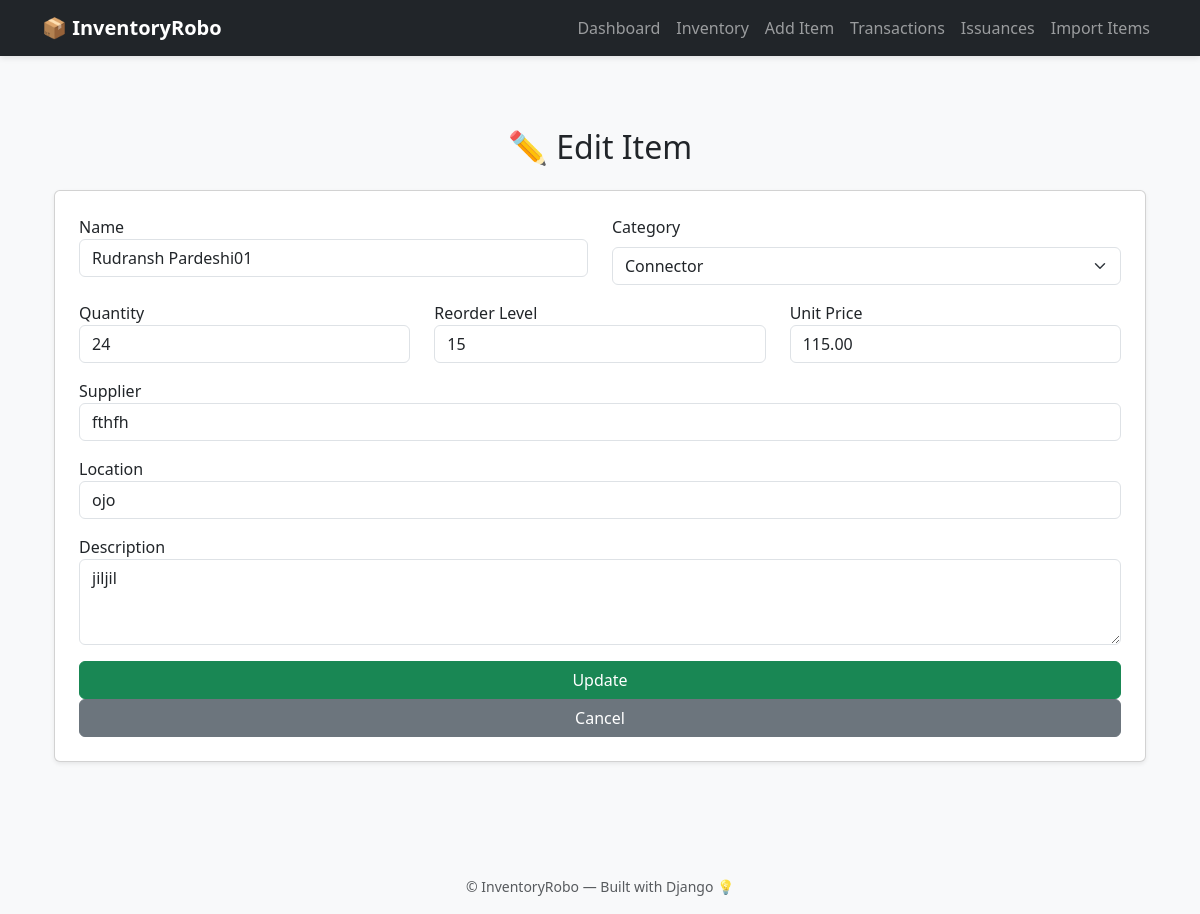
/edit/2/, run on an earlier commit of the app's database.
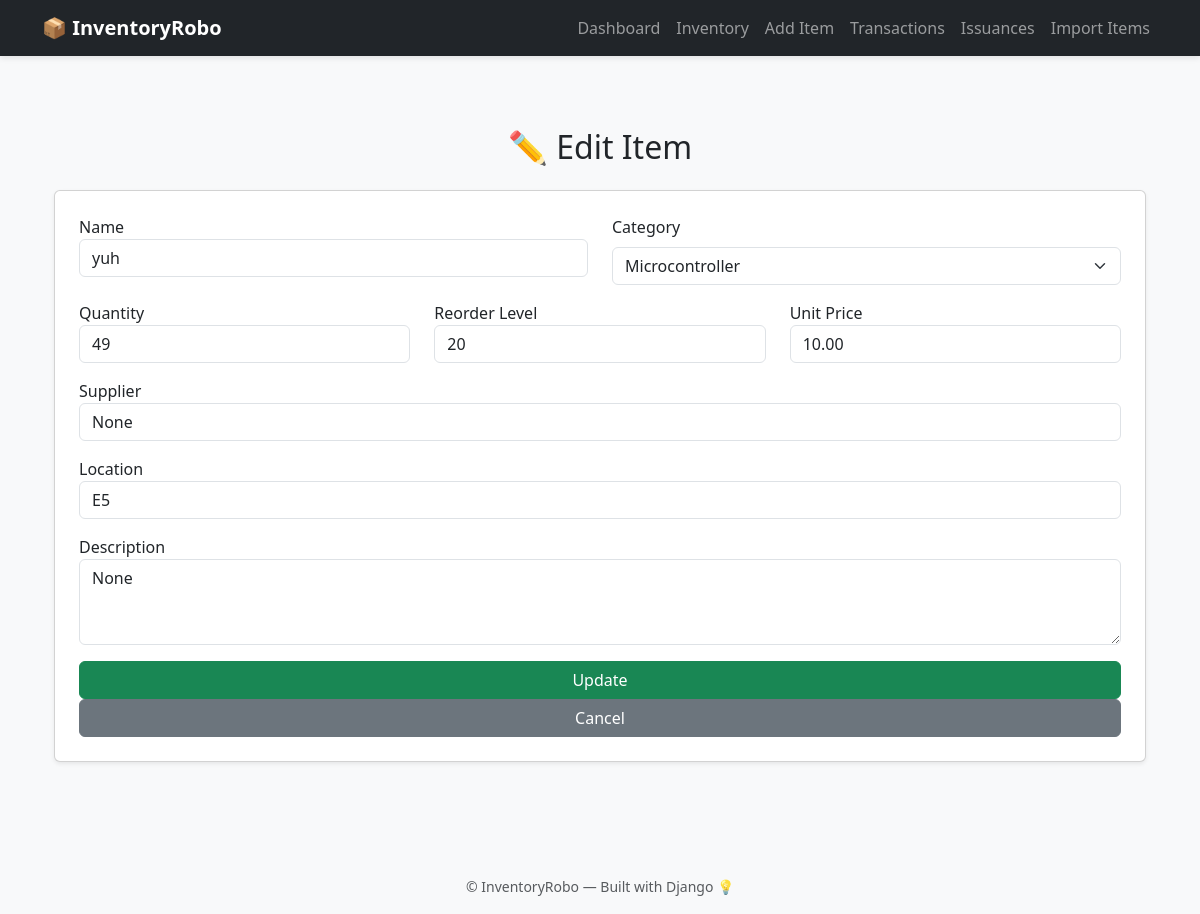
And on a later commit of the database.
### inventory/models.py (models this page shows, shortened)
class Item(models.Model):
    serial_no = models.PositiveIntegerField(unique=True, blank=True, null=True)
    name = models.CharField(max_length=100)
    category = models.CharField(max_length=50, choices=CATEGORY_CHOICES)
    custom_category = models.CharField(max_length=100, blank=True, null=True)
    quantity = models.PositiveIntegerField(default=0)
    reorder_level = models.PositiveIntegerField(default=5)
    unit_price = models.DecimalField(max_digits=10, decimal_places=2)
    supplier = models.CharField(max_length=100, blank=True, null=True)
    location = models.CharField(max_length=100, blank=True, null=True)
    description = models.TextField(blank=True, null=True)
    created_at = models.DateTimeField(auto_now_add=True)
    storage_location = models.CharField(max_length=10, blank=True, null=True, editable=False)

### inventory/views.py (the view, shortened to what this page needs)
# urls.py: path('edit/<int:item_id>/', views.edit_item, name='edit_item'),
def edit_item(request, item_id):
    item = get_object_or_404(Item, id=item_id)
    return render(request, 'inventory/edit_item.html',{
        'item': item,
        'CATEGORIES': get_all_categories(),
    }) #

### inventory/utils.py (called while the page is built)
def get_all_categories():
    return (
        Item.objects
        .exclude(category__isnull=True)
        .exclude(category__exact='')
        .values_list('category', flat=True)
        .distinct()
        .order_by('category')
    )

### inventory/templates/inventory/edit_item.html (shortened to what this page needs)
{% extends 'inventory/base.html' %}
{% load static %}
{% block content %}
<div class="container py-5">
    <h2 class="text-center mb-4">✏️ Edit Item</h2>
    <form method="POST" class="card p-4 shadow-sm">
        <div class="row">
            <div class="col-md-6 mb-3">
                <label>Name</label>
                <input type="text" name="name" class="form-control" value="{{ item.name }}" required>
            </div>
            <div class="col-md-6 mb-3">
                <label for="category" class="form-label">Category</label>
                <select id="category" name="category" class="form-select" onchange="toggleCustomCategory(this)"
                    required>
                    {% for cat in CATEGORIES %}
                    <option value="{{ cat }}" {% if item.category == cat %}selected{% endif %}>
                        {{ cat }}
                    </option>
                    {% endfor %}
                </select>
                </div>
            </div>
            <div class="row">
                <div class="col-md-4 mb-3">
                    <label>Quantity</label>
                    <input type="number" name="quantity" class="form-control" value="{{ item.quantity }}" required>
                </div>
                <div class="col-md-4 mb-3">
                    <label>Reorder Level</label>
                    <input type="number" name="reorder_level" class="form-control" value="{{ item.reorder_level }}"
                        required>
                </div>
                <div class="col-md-4 mb-3">
                    <label>Unit Price</label>
                    <input type="number" step="0.01" name="unit_price" class="form-control"
                        value="{{ item.unit_price }}" required>
                </div>
            </div>
            <div class="mb-3">
                <label>Supplier</label>
                <input type="text" name="supplier" class="form-control" value="{{ item.supplier }}">
            </div>
            <div class="mb-3">
                <label>Location</label>
                <input type="text" name="location" class="form-control" value="{{ item.location }}">
            </div>
            <div class="mb-3">
                <label>Description</label>
                <textarea name="description" class="form-control" rows="3">{{ item.description }}</textarea>
            </div>
            <button type="submit" class="btn btn-success">Update</button>
            <a href="{% url 'inventory_list' %}" class="btn btn-secondary">Cancel</a>
    </form>
</div>
{% endblock %}

What changed in the data, as far as the page shows it:
changed Item: name "Rudransh Pardeshi01" → "yuh"; category "Connector" → "Microcontroller"; quantity "24" → "49"; reorder_level "15" → "20"; unit_price "115.00" → "10.00"; supplier "fthfh" → "None"; location "ojo" → "E5"; description "jiljil" → "None"
